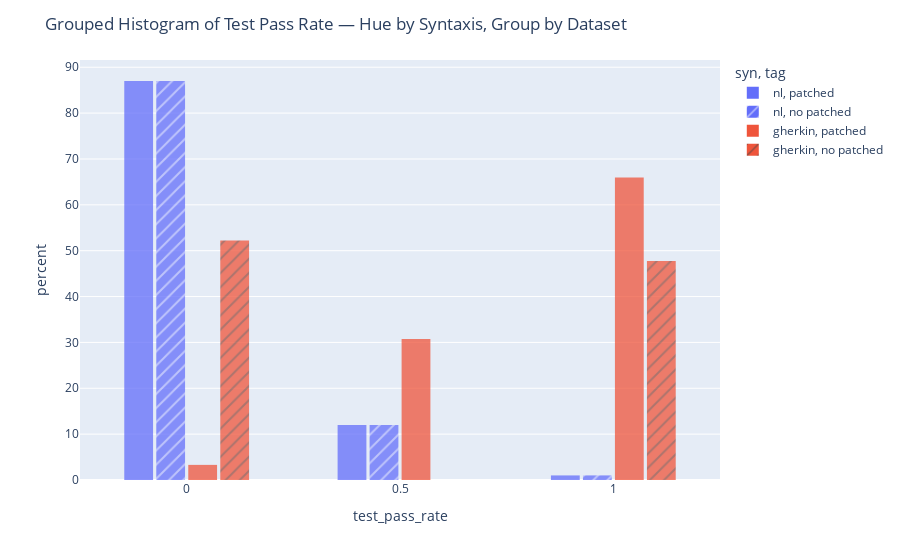

Notebook code cell kept with this figure:
### Code cell
fig = px.histogram(
    hw,
    x="test_pass_rate",
    color="syn",         # hue (NL vs Gherkin)
    pattern_shape="tag",     # group by experiment
    barmode="group",     # or "stack" if you want stacking instead
    nbins=3,             # tune as needed
    opacity = 0.75,
    histnorm='percent',
    #text_auto=True
)

fig.update_layout(
    title="Grouped Histogram of Test Pass Rate — Hue by Syntaxis, Group by Dataset",
    bargap=0.4,
    bargroupgap=0.1
    #template="plotly_white"
)

fig.show()

### Figure 1 — Plotly figure (JSON) as saved in the notebook; plotly's stock layout.template omitted (floating-point values rounded to 4 significant figures)
{"data": [{"alignmentgroup": "True", "bingroup": "x", "histnorm": "percent", "hovertemplate": "syn=nl<br>tag=patched<br>test_pass_rate=%{x}<br>percent=%{y}<extra></extra>", "legendgroup": "nl, patched", "marker": {"color": "#636efa", "opacity": 0.75, "pattern": {"shape": ""}}, "name": "nl, patched", "nbinsx": 3, "offsetgroup": "nl, patched", "orientation": "v", "showlegend": true, "type": "histogram", "x": [0.0, 0.5, 0.0, 0.0, 0.0, 0.0, 0.0, 0.0, 0.0, 0.5, 0.0, 0.0, 0.0, 0.33, 0.0, 0.0, 0.0, 0.0, 0.0, 0.0, 0.0, 0.0, 0.0, 0.5, 0.0, 0.0, 0.0, 0.0, 0.0, 0.0, 0.0, 0.0, 1.0, 0.0, 0.0, 0.5, 0.0, 0.0, 0.0, 0.0, 0.0, 0.0, 0.0, 0.0, 0.0, 0.0, 0.0, 0.0, 0.0, 0.0, 0.0, 0.0, 0.0, 0.0, 0.0, 0.0, 0.0, 0.0, 0.5, 0.0, 0.0, 0.0, 0.0, 0.0, 0.0, 0.0, 0.0, 0.0, 0.0, 0.0, 0.0, 0.0, 0.0, 0.0, 0.0, 0.0, 0.5, 0.0, 0.0, 0.33, 0.0, 0.33, 0.0, 0.0, 0.0, 0.0, 0.0, 0.0, 0.0, 0.33, 0.5, 0.0, 0.0, 0.33, 0.0, 0.0, 0.0, 0.0, 0.0, 0.0], "xaxis": "x", "yaxis": "y"}, {"alignmentgroup": "True", "bingroup": "x", "histnorm": "percent", "hovertemplate": "syn=nl<br>tag=no patched<br>test_pass_rate=%{x}<br>percent=%{y}<extra></extra>", "legendgroup": "nl, no patched", "marker": {"color": "#636efa", "opacity": 0.75, "pattern": {"shape": "/"}}, "name": "nl, no patched", "nbinsx": 3, "offsetgroup": "nl, no patched", "orientation": "v", "showlegend": true, "type": "histogram", "x": [0.33, 0.0, 0.0, 0.0, 0.0, 0.0, 0.0, 0.33, 0.0, 0.0, 0.0, 0.0, 0.5, 0.0, 0.0, 0.5, 0.0, 0.0, 0.0, 0.0, 0.0, 0.0, 0.0, 0.0, 0.0, 0.0, 0.0, 0.0, 0.0, 0.0, 0.0, 0.0, 0.0, 1.0, 0.0, 0.0, 0.0, 0.0, 0.0, 0.0, 0.0, 0.0, 0.0, 0.5, 0.0, 0.0, 0.0, 0.5, 0.0, 0.0, 0.0, 0.0, 0.0, 0.0, 0.33, 0.33, 0.5, 0.0, 0.0, 0.0, 0.0, 0.0, 0.0, 0.0, 0.0, 0.0, 0.0, 0.0, 0.0, 0.0, 0.33, 0.0, 0.0, 0.0, 0.0, 0.0, 0.0, 0.0, 0.0, 0.0, 0.0, 0.0, 0.0, 0.0, 0.0, 0.0, 0.0, 0.0, 0.0, 0.0, 0.0, 0.0, 0.5, 0.0, 0.0, 0.0, 0.0, 0.0, 0.0, 0.5], "xaxis": "x", "yaxis": "y"}, {"alignmentgroup": "True", "bingroup": "x", "histnorm": "percent", "hovertemplate": "syn=gherkin<br>tag=patched<br>test_pass_rate=%{x}<br>percent=%{y}<extra></extra>", "legendgroup": "gherkin, patched", "marker": {"color": "#EF553B", "opacity": 0.75, "pattern": {"shape": ""}}, "name": "gherkin, patched", "nbinsx": 3, "offsetgroup": "gherkin, patched", "orientation": "v", "showlegend": true, "type": "histogram", "x": [0.0, 1.0, 1.0, 1.0, 1.0, 0.5, 0.5, 1.0, 1.0, 1.0, 0.5, 1.0, 1.0, 0.5, 1.0, 0.5, 0.5, 1.0, 0.5, 1.0, 0.5, 0.5, 1.0, 1.0, 0.5, 1.0, 0.5, 1.0, 0.5, 1.0, 0.5, 1.0, 1.0, 1.0, 0.5, 1.0, 1.0, 1.0, 1.0, 1.0, 0.5, 1.0, 1.0, 0.5, 1.0, 1.0, 1.0, 1.0, 1.0, 1.0, 1.0, 0.5, 1.0, 1.0, 0.5, 1.0, 1.0, 0.5, 0.0, 1.0, 1.0, 0.5, 1.0, 1.0, 0.5, 0.5, 1.0, 1.0, 1.0, 1.0, 1.0, 1.0, 1.0, 1.0, 0.0, 0.5, 0.5, 1.0, 0.5, 1.0, 0.5, 1.0, 1.0, 0.5, 1.0, 1.0, 1.0, 1.0, 0.5, 1.0, 1.0], "xaxis": "x", "yaxis": "y"}, {"alignmentgroup": "True", "bingroup": "x", "histnorm": "percent", "hovertemplate": "syn=gherkin<br>tag=no patched<br>test_pass_rate=%{x}<br>percent=%{y}<extra></extra>", "legendgroup": "gherkin, no patched", "marker": {"color": "#EF553B", "opacity": 0.75, "pattern": {"shape": "/"}}, "name": "gherkin, no patched", "nbinsx": 3, "offsetgroup": "gherkin, no patched", "orientation": "v", "showlegend": true, "type": "histogram", "x": [1.0, 0.0, 0.0, 0.0, 1.0, 1.0, 0.0, 1.0, 1.0, 0.0, 1.0, 1.0, 0.0, 0.0, 0.0, 0.0, 0.0, 1.0, 1.0, 1.0, 0.0, 1.0, 0.0, 0.0, 1.0, 1.0, 0.0, 0.0, 1.0, 1.0, 0.0, 1.0, 0.0, 1.0, 0.0, 0.0, 0.0, 0.0, 0.0, 1.0, 1.0, 1.0, 1.0, 1.0, 0.0, 0.0, 1.0, 1.0, 1.0, 1.0, 0.0, 0.0, 1.0, 0.0, 0.0, 1.0, 0.0, 1.0, 0.0, 1.0, 0.0, 1.0, 1.0, 0.0, 0.0, 1.0, 1.0, 0.0, 1.0, 1.0, 0.0, 0.0, 1.0, 0.0, 0.0, 0.0, 1.0, 0.0, 0.0, 0.0, 0.0, 1.0, 1.0, 1.0, 0.0, 1.0, 1.0, 0.0, 0.0, 0.0], "xaxis": "x", "yaxis": "y"}], "layout": {"bargap": 0.4, "bargroupgap": 0.1, "barmode": "group", "legend": {"title": {"text": "syn, tag"}, "tracegroupgap": 0}, "margin": {"t": 60}, "title": {"text": "Grouped Histogram of Test Pass Rate — Hue by Syntaxis, Group by Dataset"}, "xaxis": {"anchor": "y", "domain": [0, 1], "title": {"text": "test_pass_rate"}}, "yaxis": {"anchor": "x", "domain": [0, 1], "title": {"text": "percent"}}}}
